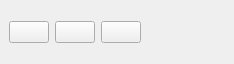
<ui version="4.0" >
 <class>uiMidiRecorder</class>
 <widget class="QDockWidget" name="uiMidiRecorder" >
  <property name="geometry" >
   <rect>
    <x>0</x>
    <y>0</y>
    <width>234</width>
    <height>64</height>
   </rect>
  </property>
  <property name="sizePolicy" >
   <sizepolicy vsizetype="Fixed" hsizetype="Fixed" >
    <horstretch>0</horstretch>
    <verstretch>0</verstretch>
   </sizepolicy>
  </property>
  <property name="windowTitle" >
   <string>Midi recorder</string>
  </property>
  <widget class="QWidget" name="dockWidgetContents" >
   <layout class="QHBoxLayout" name="horizontalLayout" >
    <item>
     <widget class="QPushButton" name="uiRecord" >
      <property name="sizePolicy" >
       <sizepolicy vsizetype="Maximum" hsizetype="Maximum" >
        <horstretch>0</horstretch>
        <verstretch>0</verstretch>
       </sizepolicy>
      </property>
      <property name="toolTip" >
       <string>Record</string>
      </property>
      <property name="text" >
       <string/>
      </property>
      <property name="icon" >
       <iconset>
        <normaloff>images:playback/record.svg</normaloff>images:playback/record.svg</iconset>
      </property>
     </widget>
    </item>
    <item>
     <widget class="QPushButton" name="uiPause" >
      <property name="sizePolicy" >
       <sizepolicy vsizetype="Maximum" hsizetype="Maximum" >
        <horstretch>0</horstretch>
        <verstretch>0</verstretch>
       </sizepolicy>
      </property>
      <property name="toolTip" >
       <string>Pause</string>
      </property>
      <property name="text" >
       <string/>
      </property>
      <property name="icon" >
       <iconset>
        <normaloff>images:playback/pause.svg</normaloff>images:playback/pause.svg</iconset>
      </property>
     </widget>
    </item>
    <item>
     <widget class="QPushButton" name="uiStop" >
      <property name="sizePolicy" >
       <sizepolicy vsizetype="Maximum" hsizetype="Maximum" >
        <horstretch>0</horstretch>
        <verstretch>0</verstretch>
       </sizepolicy>
      </property>
      <property name="toolTip" >
       <string>Stop</string>
      </property>
      <property name="text" >
       <string/>
      </property>
      <property name="icon" >
       <iconset>
        <normaloff>images:playback/stop.svg</normaloff>images:playback/stop.svg</iconset>
      </property>
     </widget>
    </item>
    <item>
     <widget class="QLabel" name="uiTime" >
      <property name="sizePolicy" >
       <sizepolicy vsizetype="Minimum" hsizetype="Minimum" >
        <horstretch>0</horstretch>
        <verstretch>0</verstretch>
       </sizepolicy>
      </property>
      <property name="minimumSize" >
       <size>
        <width>50</width>
        <height>0</height>
       </size>
      </property>
     </widget>
    </item>
   </layout>
  </widget>
 </widget>
 <resources/>
 <connections/>
</ui>
